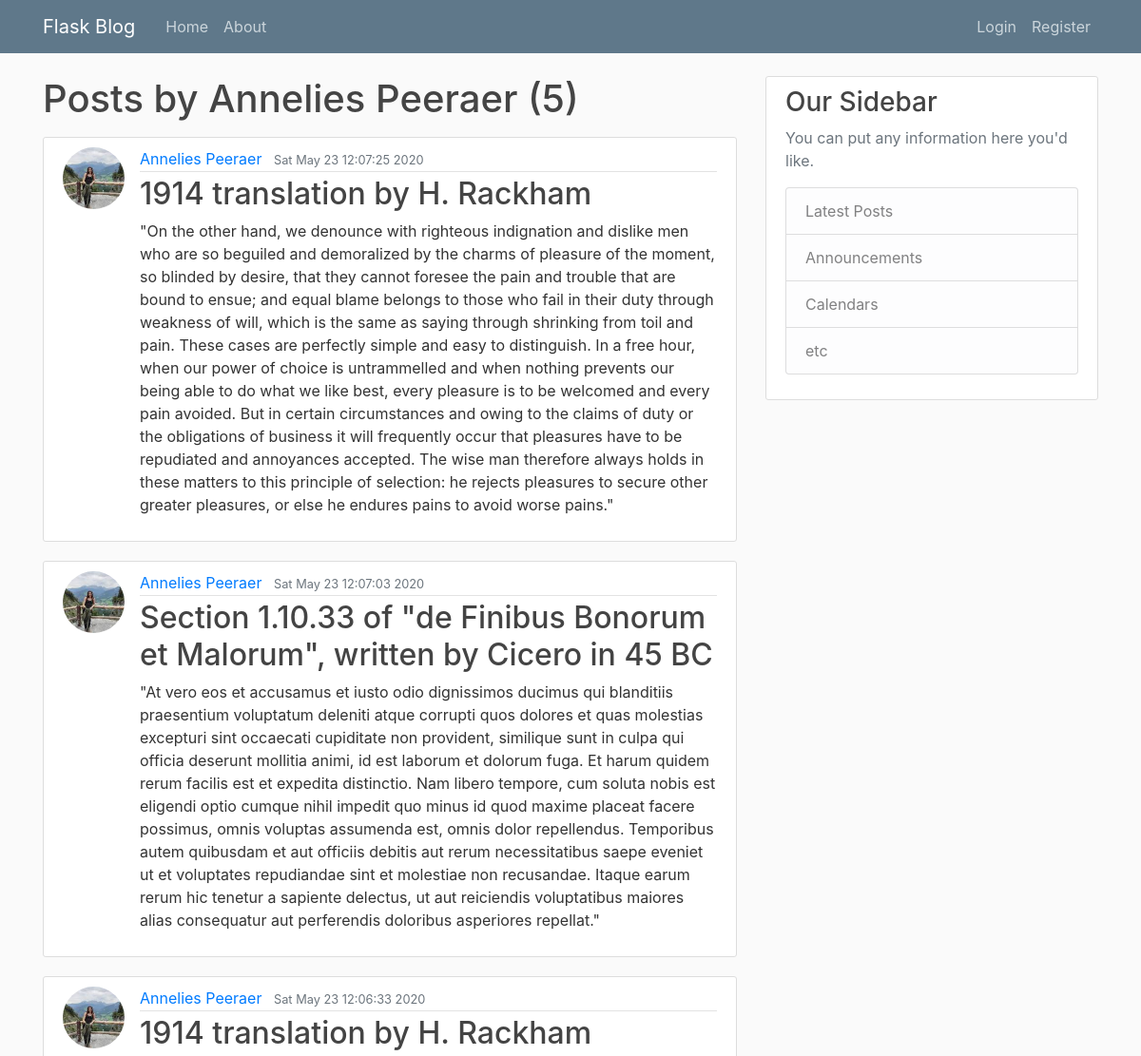
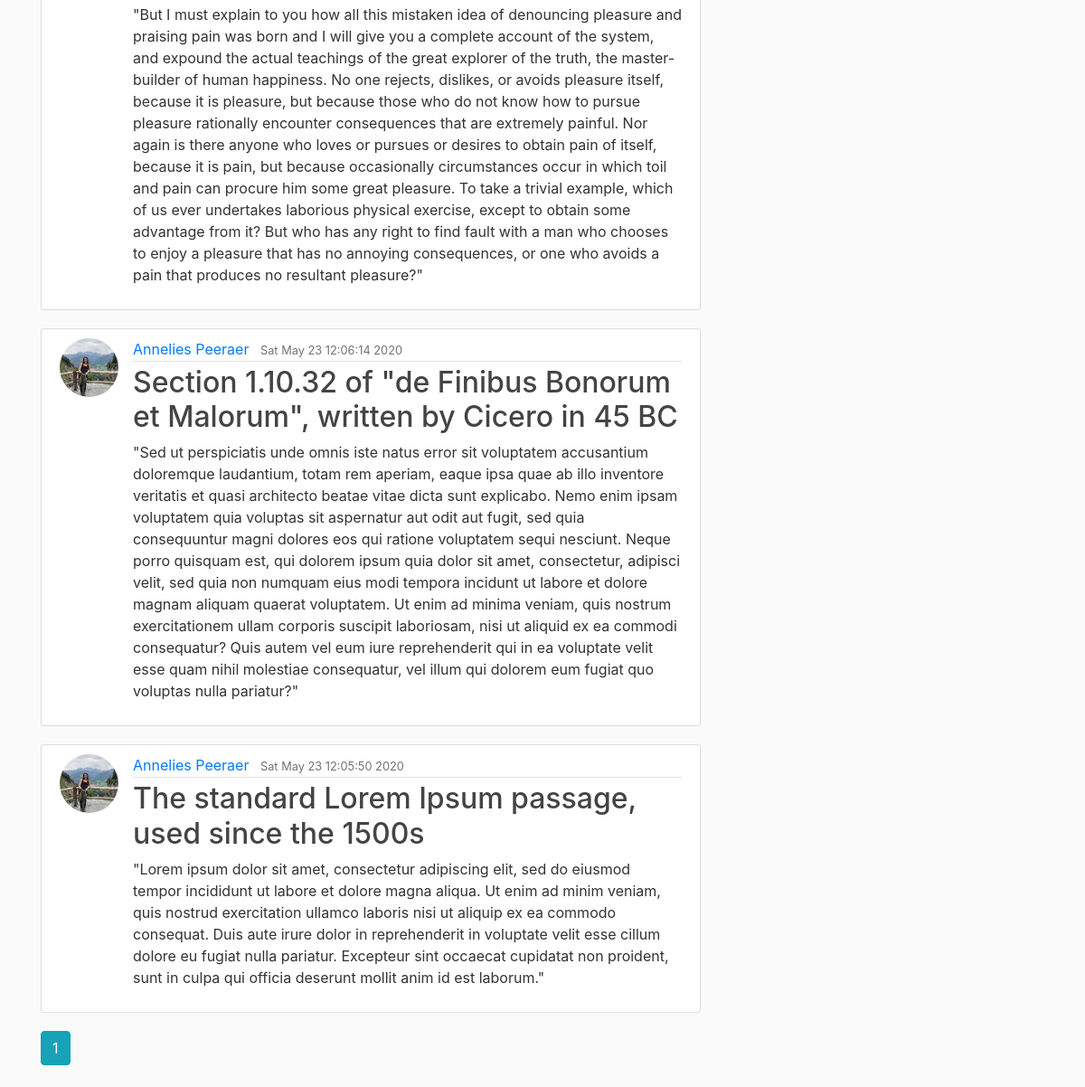
Page /user/Annelies Peeraer on the committed database (2 pictures, top to bottom).
### flaskblog/models.py (models this page shows, shortened)
class User(db.Model, UserMixin):
    id = db.Column(db.Integer, primary_key=True)
    username = db.Column(db.String(20), unique=True, nullable=False)
    email = db.Column(db.String(120), unique=True, nullable=False)
    image_file = db.Column(db.String(20), nullable=False, default='default.jpg')
    password = db.Column(db.String(60), nullable=False)
    posts = db.relationship('Post', backref='author', lazy=True)

class Post(db.Model):
    id = db.Column(db.Integer, primary_key=True)
    title = db.Column(db.String(100), nullable=False)
    date_posted = db.Column(db.DateTime, nullable=False, default=datetime.now)
    content = db.Column(db.Text, nullable=False)
    user_id = db.Column(db.Integer, db.ForeignKey('user.id'), nullable=False)

### flaskblog/routes.py (the view)
@app.route("/user/<string:username>")
def user_posts(username):
    page = request.args.get('page', 1, type=int)
    user = User.query.filter_by(username=username).first_or_404()
    posts = Post.query.filter_by(author=user)\
            .order_by(Post.date_posted.desc())\
            .paginate(page=page, per_page=5)
    return render_template('user_posts.html', posts=posts, user=user)

### flaskblog/templates/user_posts.html (shortened to what this page needs)
{% extends "layout.html" %}
{% block content %}
    <h1 class="mb-3">Posts by {{ user.username }} ({{ posts.total }})</h1>
    {% for post in posts.items %}
        <article class="media content-section">
            <img class="rounded-circle article-img" src="{{ url_for('static', filename='profile_pics/' + post.author.image_file) }}">
            <div class="media-body">
                <div class="article-metadata">
                    <a class="mr-2" href="{{ url_for('user_posts', username=post.author.username) }}">{{ post.author.username }}</a>
                    <small class="text-muted">{{ post.date_posted.strftime('%c') }}</small>
                </div>
                <h2><a class="article-title" href="{{ url_for('post', post_id=post.id) }}">{{ post.title }}</a></h2>
                <p class="article-content">{{ post.content }}</p>
            </div>
        </article>
    {% endfor %}
    <div class="btn-group">
        {% for page_num in posts.iter_pages(left_edge=1, right_edge=1, left_current=1, right_current=2) %}
            {% if page_num %}
                {% if posts.page == page_num %}
                    <a class="btn btn-info mb-4" href="{{ url_for('user_posts', username=user.username, page=page_num) }}">{{ page_num }}</a>
                {% else %}
                    <a class="btn btn-outline-info mb-4" href="{{ url_for('user_posts', username=user.username, page=page_num) }}">{{ page_num }}</a>
                {% endif %}
            {% else %}
                <span class="btn btn-outline-info mb-4 disabled">...</span>
            {% endif %}
        {% endfor %}
    </div>
{% endblock content %}

### flaskblog/static/main.css (style rules this page uses)
body { background: #fafafa; color: #333333; margin-top: 5rem; }
h1, h2, h3, h4, h5, h6 { color: #444444; }
.content-section { background: #ffffff; padding: 10px 20px; border: 1px solid #dddddd; border-radius: 3px; margin-bottom: 20px; }
.article-title { color: #444444; }
.article-content { white-space: pre-line; }
.article-img { height: 65px; width: 65px; margin-right: 16px; }
.article-metadata { padding-bottom: 1px; margin-bottom: 4px; border-bottom: 1px solid #e3e3e3 }

### rows in the picture
User: username "Annelies Peeraer"
Post: image_file (picture), author.username "Annelies Peeraer", date_posted "Sat May 23 12:07:25 2020", title "1914 translation by H. Rackham", content "\"On the other hand, we denounce with righteous indignation and dislike men who are so beguiled and demoralized by the charms of pleasure of the moment, so blinded by desire, that they cannot foresee the pain and trouble that are bound to ensue; and equal blame belongs to those who fail in their duty through weakness of will, which is the same as saying through shrinking from toil and pain. These cases are perfectly simple and easy to distinguish. In a free hour, when our power of choice is untrammelled and when nothing prevents our being able to do what we like best, every pleasure is to be welcomed and every pain avoided. But in certain circumstances and owing to the claims of duty or the…"
Post: image_file (picture), author.username "Annelies Peeraer", date_posted "Sat May 23 12:07:03 2020", title "Section 1.10.33 of \"de Finibus Bonorum et Malorum\", written by Cicero in 45 BC", content "\"At vero eos et accusamus et iusto odio dignissimos ducimus qui blanditiis praesentium voluptatum deleniti atque corrupti quos dolores et quas molestias excepturi sint occaecati cupiditate non provident, similique sunt in culpa qui officia deserunt mollitia animi, id est laborum et dolorum fuga. Et harum quidem rerum facilis est et expedita distinctio. Nam libero tempore, cum soluta nobis est eligendi optio cumque nihil impedit quo minus id quod maxime placeat facere possimus, omnis voluptas assumenda est, omnis dolor repellendus. Temporibus autem quibusdam et aut officiis debitis aut rerum necessitatibus saepe eveniet ut et voluptates repudiandae sint et molestiae non recusandae. Itaque…"
Post: image_file (picture), author.username "Annelies Peeraer", date_posted "Sat May 23 12:06:33 2020", title "1914 translation by H. Rackham", content "\"But I must explain to you how all this mistaken idea of denouncing pleasure and praising pain was born and I will give you a complete account of the system, and expound the actual teachings of the great explorer of the truth, the master-builder of human happiness. No one rejects, dislikes, or avoids pleasure itself, because it is pleasure, but because those who do not know how to pursue pleasure rationally encounter consequences that are extremely painful. Nor again is there anyone who loves or pursues or desires to obtain pain of itself, because it is pain, but because occasionally circumstances occur in which toil and pain can procure him some great pleasure. To take a trivial example,…"
Post: image_file (picture), author.username "Annelies Peeraer", date_posted "Sat May 23 12:06:14 2020", title "Section 1.10.32 of \"de Finibus Bonorum et Malorum\", written by Cicero in 45 BC", content "\"Sed ut perspiciatis unde omnis iste natus error sit voluptatem accusantium doloremque laudantium, totam rem aperiam, eaque ipsa quae ab illo inventore veritatis et quasi architecto beatae vitae dicta sunt explicabo. Nemo enim ipsam voluptatem quia voluptas sit aspernatur aut odit aut fugit, sed quia consequuntur magni dolores eos qui ratione voluptatem sequi nesciunt. Neque porro quisquam est, qui dolorem ipsum quia dolor sit amet, consectetur, adipisci velit, sed quia non numquam eius modi tempora incidunt ut labore et dolore magnam aliquam quaerat voluptatem. Ut enim ad minima veniam, quis nostrum exercitationem ullam corporis suscipit laboriosam, nisi ut aliquid ex ea commodi…"
Post: image_file (picture), author.username "Annelies Peeraer", date_posted "Sat May 23 12:05:50 2020", title "The standard Lorem Ipsum passage, used since the 1500s", content "\"Lorem ipsum dolor sit amet, consectetur adipiscing elit, sed do eiusmod tempor incididunt ut labore et dolore magna aliqua. Ut enim ad minim veniam, quis nostrud exercitation ullamco laboris nisi ut aliquip ex ea commodo consequat. Duis aute irure dolor in reprehenderit in voluptate velit esse cillum dolore eu fugiat nulla pariatur. Excepteur sint occaecat cupidatat non proident, sunt in culpa qui officia deserunt mollit anim id est laborum.\""

### other values in the picture
{{ posts.total }} "5"
{{ page_num }} "1"
